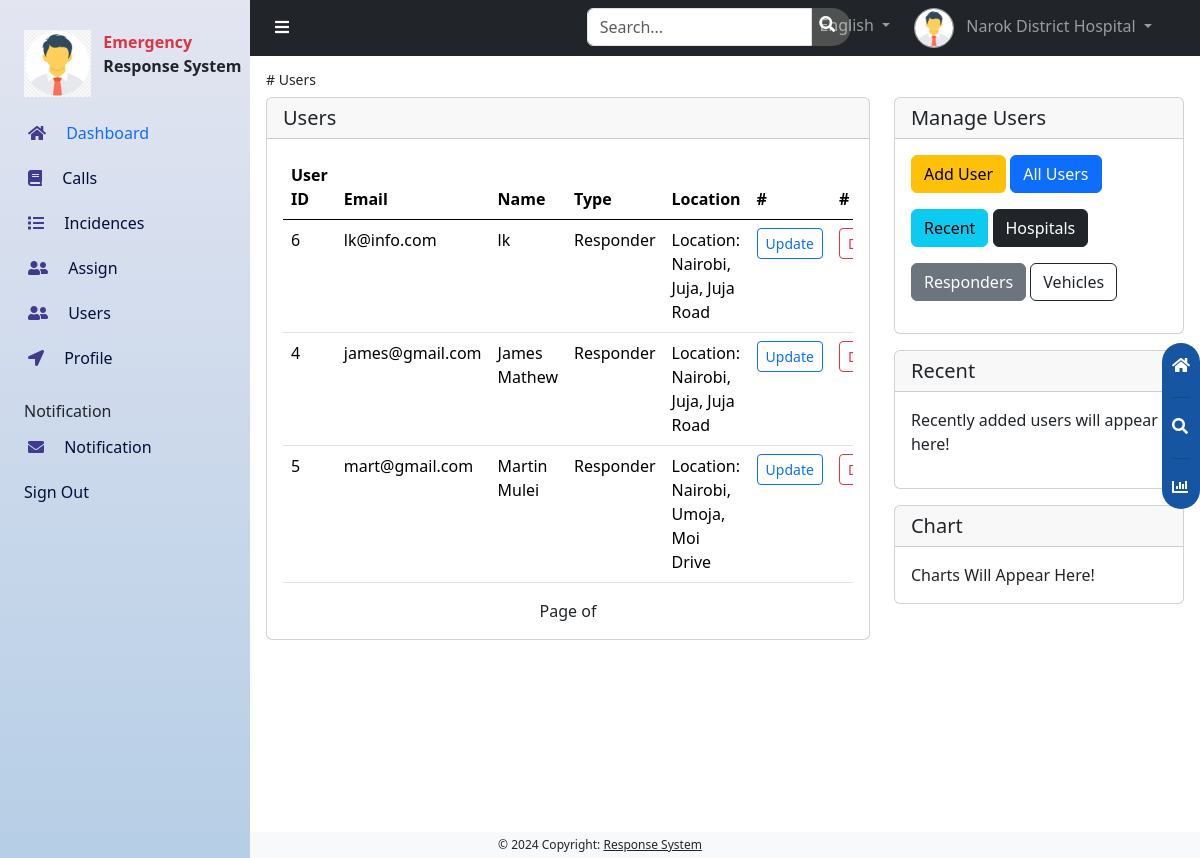
Page /admins/responder_users/ (signed in) on the committed database.
### accounts/models.py (models this page shows)
class CustomUser(AbstractUser):
    role =[
        ('Responder', 'responder'),
        ('Hospital', 'hospital'),
        ('Vehicle', 'vehicle'),
    ]
    username = None
    email = models.EmailField(unique=True)
    full_names = models.CharField(max_length=100, blank=True)
    user_type = models.CharField(max_length=20, choices=role, default='Responder')
    location = models.ForeignKey(Location, on_delete=models.CASCADE, blank=True, null=True)
    date_joined = models.DateField(auto_now_add=True)
    USERNAME_FIELD = 'email'
    REQUIRED_FIELDS = ['full_names', ]
    objects = CustomUserManager()
    def __str__(self):
        return self.full_names

### main/models.py (models this page shows)
class Location(models.Model):
    address = models.CharField(max_length=255)
    lon = models.FloatField()
    lat = models.FloatField()
    def __str__(self):
        return f'Location: {self.address}'

### administrator/views.py (the view)
# urls.py: path('responder_users/', views.responder_users, name='responder_users'),
@login_required
@user_passes_test(is_superuser)
def responder_users(request):
    users = CustomUser.objects.filter(user_type__in=['Responder', 'responder']).order_by('-date_joined')
    context = {
        'users': users
    }
    return render(request, 'users/responders_list.html', context)

### administrator/views.py (called while the page is built)
def is_superuser(request):
    return is_superuser

### administrator/templates/users/responders_list.html (shortened to what this page needs)
{% extends './user_home.html' %}
{% block items %}
        <h3 class="fw-lighter small"># Users</h3>
        <div class="row">
            <div class="col-12 col-lg-8 mb-4 mb-lg-0">
                {% if users %}
                <div class="card">
                    <h5 class="card-header">Users</h5>
                    <div class="card-body">
                        <div class="table-responsive">
                            <table class="table">
                                <thead>
                                    <tr>
                                        <th scope="col">User ID</th>
                                        <th scope="col">Email</th>
                                        <th scope="col">Name</th>
                                        <th scope="col">Type</th>
                                        <th scope="col">Location</th>
                                        <th scope="col">#</th>
                                        <th scope="col">#</th>
                                    </tr>
                                </thead>
                                <tbody>
                                    {% for user in users %}
                                    <tr>
                                        <td>{{user.id}}</td>
                                        <td>{{user.email}}</td>
                                        <td>{{user.full_names}}</td>
                                        <td>{{user.user_type}}</td>
                                        <td>{{user.location}}</td>
                                        <td>
                                            <a href="{% url 'user_update' user.id %}"
                                                class="btn btn-sm btn-outline-primary">Update</a>
                                        </td>
                                        <td>
                                            <a href="{% url 'user_delete' user.id %}"
                                                class="btn btn-sm btn-outline-danger">Delete</a>
                                        </td>
                                    </tr>
                                    {% endfor %}
                                </tbody>
                            </table>
                        </div>
                        <div class='pagination justify-content-center'>
                            <span class='mx-4'>
                                Page {{ page_obj.number }} of {{ page_obj.paginator.num_pages }}
                            </span>
                        </div>
                    </div>
                </div>
                {% endif %}
            </div>
            {% endblock %}

### administrator/templates/dashboard.html (shortened to what this page needs)
{% load static %}
<!doctype html>
<html lang="en">
<head>
    <link rel="stylesheet" href="{% static 'css/bootstrap.min.css' %}">
    <link rel="stylesheet" href="{% static 'css/fontawesome.min.css' %}">
    <link rel="stylesheet" href="{% static 'css/chart.min.css' %}">
    <link rel="stylesheet" href="{% static 'css/custom.css' %}">
    <link href="https://cdn.jsdelivr.net/npm/bootstrap@5.3.3/dist/css/bootstrap.min.css" rel="stylesheet"
>
</head>
<body>
    <nav class="navbar navbar-expand-lg navbar-dark bg-dark text-light can_have_sidenav">
        <div class="container-fluid navbar-nav">
            <div class="row w-100">
                <div class="col-5 col-lg-4 ps-4 pe-4">
                    <button class="btn btn-nav" onclick="toggle_sidenav()">
                        <i class="fa fa-bars text-white"></i>
                    </button>
                </div>
                <div class="col-lg-4 ps-4 pe-4 d-none d-lg-block">
                    <div class="input-group nav-search d-none d-lg-inline-flex">
                        <input type="text" class="form-control search-input" placeholder="Search...">
                        <span>
                            <i class="fa fa-search pe-3 ps-2 pt-2 text-white"></i>
                        </span>
                    </div>
                </div>
                <div class="col-3 col-lg-4 ps-4 pe-4 d-flex justify-content-end">
                    <li class="nav-item dropdown d-none d-lg-inline-block">
                        <a class="nav-link dropdown-toggle p-0" href="#" id="navbarDropdown" role="button"
                            data-bs-toggle="dropdown" aria-expanded="false">
                            <button class="btn btn-nav me-2">
                                <i class="fa fa-globe text-white"></i>
                            </button>
                            English
                        </a>
                    </li>
                    <li class="nav-item dropdown d-inline-block ms-4 mobile-nav-3">
                        <a class="nav-link dropdown-toggle p-0" href="#" id="navbarDropdown" role="button"
                            data-bs-toggle="dropdown" aria-expanded="false">
                            <img src="{% static 'images/avatar.png' %}" class="me-lg-2 profile-img" width="40">
                            <span class="d-none d-lg-inline-block">{{request.user}}</span>
                        </a>
                    </li>
                </div>
            </div>
        </div>
    </nav>
    {% block content %}{% endblock %}
    <div id="floating-menu">
        <a href="">
            <i class="fa fa-home mb-2"></i>
        </a>
        <hr>
        <a href="">
            <i class="fa fa-search mb-2"></i>
        </a>
        <hr>
        <a href="">
            <i class="fa fa-chart-bar"></i>
        </a>
    </div>
    <div id="sidenav">
        <div class="row mb-3">
            <div class="col-4">
                <img src="{% static 'images/avatar.png' %}" alt="Logo" class="img-fluid ms-4">
            </div>
            <div class="col-8 ps-4">
                <p class="text-danger fw-bold mb-0">Emergency</p>
                <p class="mb-0 fw-bold">Response System</p>
            </div>
        </div>
        <a href="" class="this-page">
            <i class="fa fa-home side-icon me-3"></i>
            Dashboard
        </a>
        <a href="{% url 'calls' %}">
            <i class="fa fa-book side-icon me-3"></i>
            Calls
        </a>
        <a href="{% url 'incidents' %}">
            <i class="fa fa-list side-icon me-3"></i>
            Incidences
        </a>
        <a href="{% url 'pending_incidents'%}">
            <i class="fa fa-user-friends side-icon me-3"></i>
            Assign
        </a>
        <a href="{% url 'user_list'%}">
            <i class="fa fa-user-friends side-icon me-3"></i>
            Users
        </a>
        <a href="{% url 'update_profile'%}">
            <i class="fa fa-location-arrow side-icon me-3"></i>
            Profile
        </a>
        <p class="ms-4 mb-1 mt-3">Notification</p>
        <a href="">
            <i class="fa fa-envelope side-icon me-3"></i>
            Notification
        </a>
        <a href="{% url 'logout' %}" class="ms-4 ps-0">Sign Out</a>
    </div>
    <footer class="bg-light font-12 text-center text-lg-start">
        <div class="text-center p-1">
            © 2024 Copyright:
            <a class="text-dark" href="">Response System</a>
        </div>
    </footer>
</body>
</html>

### static/css/custom.css (style rules this page uses)
body { background-color: #f2f2f2; min-height: 97vh; }
#sidenav { height: 100%; position: fixed; z-index: 1; top: 0; left: 0; background: linear-gradient(180deg, rgba(227, 229, 241, 1) 0%, rgba(182, 206, 230, 1) 100%); transition: 0.5s; padding-top: 30px; width: 250px; overflow-x: hidden; overflow-y: auto; }
#sidenav a { padding: 8px 13px 13px 28px; text-decoration: none; font-size: 16px; color: #030f37; display: block; transition: 0.3s; overflow-x: hidden; }
.this-page { color: #0d6efd !important; }
.side-icon { color: #423a8e; }
.can_have_sidenav { margin-left: 250px; transition: 0.5s; }
@media screen and (min-width: 1000px) { #sidenav { left: 0; } }
#floating-menu { position: fixed; top: 40%; right: 0; border-radius: 20px; background-color: #1655a2; padding: 10px; }
#floating-menu a { color: #fff; }
.btn-nav { color: #909090; background-color: #3f3f40; border-radius: 50%; padding: 10px 11px 5px 11px; }
.profile-img { border-radius: 50%; border: #a0a0a1 solid 1px; }
.nav-search { background-color: #4f5050; border-radius: 20px; color: #3f3f40; width: 60%; display: inline-flex; margin-left: 1vw; }
.search-input { background-color: #4f5050; border: none; border-radius: 20px; }
.search-input::placeholder { color: #f0f0f0; }
footer { background-color: rgba(0, 0, 0, 0.1) }
.font-12 { font-size: 12px; }

### rows in the picture
CustomUser: user "Narok District Hospital"
CustomUser: id "6", email "lk@info.com", full_names "lk", user_type "Responder", location "Location: Nairobi, Juja, Juja Road"
CustomUser: id "4", email "james@gmail.com", full_names "James Mathew", user_type "Responder", location "Location: Nairobi, Juja, Juja Road"
CustomUser: id "5", email "mart@gmail.com", full_names "Martin Mulei", user_type "Responder", location "Location: Nairobi, Umoja, Moi Drive"
